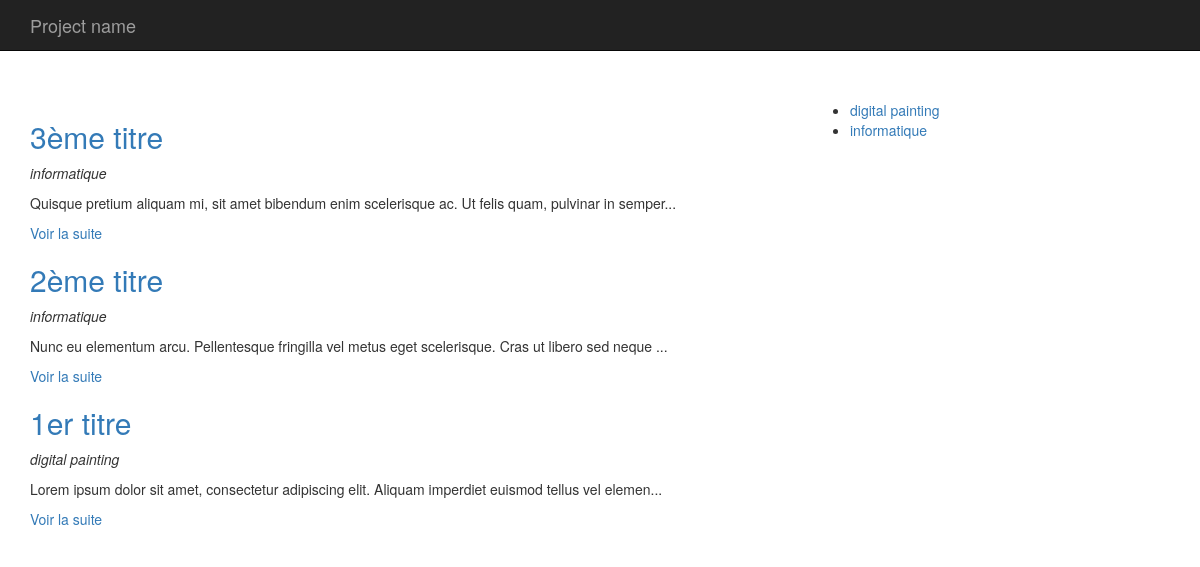
The page / on the database its author committed.
### tables this page shows
CREATE TABLE `articles` (
  `id` int(11) NOT NULL,
  `titre` varchar(255) DEFAULT NULL,
  `contenu` longtext,
  `date` datetime DEFAULT NULL,
  `category_id` int(11) DEFAULT NULL
);

CREATE TABLE `categories` (
  `id` int(11) NOT NULL,
  `titre` varchar(255) DEFAULT NULL
);

### app/App.php (called while the page is built, shortened)
<?php
    class App{
        private $db_instance;
        private static $_instance;
        public static function getInstance(){
            if(is_null(self::$_instance)){
                self::$_instance = new App();
            }
            return self::$_instance;
        }
        public static function load(){
            require ROOT . '/app/Autoloader.php';
            require ROOT . '/core/Autoloader.php';
        }
        public function getTable($name){
            return new $class_name($this->getDb());
        }
        public function getDb(){
            $config = config::getInstance(ROOT . '/config/config.php');
            if(is_null($this->db_instance)){
                $this->db_instance = new MysqlDatabase($config->get('db_name'), $config->get('db_user'), $config->get('db_pass'), $config->get('db_host'));
            }
            return $this->db_instance;
        }
    }
?>

### app/Autoloader.php (called while the page is built, shortened)
<?php
  class Autoloader{
      static function autoload($class){
          if (strpos($class, __NAMESPACE__ . '\\') === 0){
              $class = str_replace(__NAMESPACE__ . '\\', '', $class);
              $class = str_replace('\\', '/', $class);
          }
      }
  }

### core/Autoloader.php (called while the page is built, shortened)
<?php
  class Autoloader{
      static function autoload($class){
          if (strpos($class, __NAMESPACE__ . '\\') === 0){
              $class = str_replace(__NAMESPACE__ . '\\', '', $class);
              $class = str_replace('\\', '/', $class);
          }
      }
  }

### config/config.php (called while the page is built)
<?php
    return array(
      "db_user" => "root",
      "db_pass" => "root",
      "db_host" => "localhost",
      "db_name" => "blog"
  );
?>

### core/Config.php (called while the page is built, shortened)
<?php
    class Config{
        private $settings = [];
        private static $_instance;
        public static function getInstance($file){
            if(is_null(self::$_instance)){
                self::$_instance = new Config($file);
            }
            return self::$_instance;
        }
        public function __construct($file){
            $this->settings = require($file);
        }
        public function get($key){
            return $this->settings[$key];
        }
    }
?>

### core/Table/Table.php (called while the page is built, shortened)
<?php
    class Table{
      protected $table;
      protected $db;
        public function __construct(Database $db){
            $this->db = $db;
        }
      public function all(){
          return $this->query("SELECT * FROM " . $this->table);
      }
        public function query($statement, $attributes = null, $one = false){
            if($attributes){
                return $this->db->prepare(
                    $statement,
                    $attributes,
                    str_replace('Table', 'Entity', get_class($this)),
                    $one
                );
            }
            else{
                return $this->db->query(
                    $statement,
                    str_replace('Table', 'Entity', get_class($this)),
                    $one
                );
            }
        }
    }
?>

### core/Database/MysqlDatabase.php (called while the page is built, shortened)
<?php
    class MysqlDatabase extends Database{
        private $pdo;
        private function getPDO(){
            if($this->pdo === null){
                $pdo = new PDO('mysql:dbname=blog;host=localhost', 'root', 'root');
                $pdo->setAttribute(PDO::ATTR_ERRMODE, PDO::ERRMODE_EXCEPTION);
                $this->pdo = $pdo;
            }
            return $this->pdo;
        }
        public function query($statement, $class_name = null, $one = false){
            $req = $this->getPDO()->query($statement);
            if($class_name === null){
                $req->setFetchMode(PDO::FETCH_OBJ);
            }
            else{
                $req->setFetchMode(PDO::FETCH_CLASS, $class_name);
            }
            if($one){
                $datas = $req->fetch();
            }
            else{
                $datas = $req->fetchAll();
            }
            return $datas;
        }
    }
?>

### app/Table/PostTable.php (called while the page is built, shortened)
<?php
    class PostTable extends Table{
        public function last(){
            return $this->query("
                SELECT articles.id, articles.titre, articles.contenu, articles.date, categories.titre as categorie
                FROM articles
                LEFT JOIN categories ON category_id = categories.id
                ORDER BY articles.date DESC
            ");
        }
    }
?>

### core/Entity/Entity.php (called while the page is built, shortened)
<?php
    class Entity{
        public function __get($key){
            $method = 'get' . ucfirst($key);
            $this->$key = $this->$method();
            return $this->$key;
        }
    }
?>

### app/Entity/CategoryEntity.php (called while the page is built, shortened)
<?php
    class CategoryEntity extends Entity{
        public function getUrl(){
          return 'index.php?p=posts.category&id=' . $this->id;
        }
    }
?>

### pages/posts/home.php (the view)
<div class="row">
	<div class="col-sm-8">
		<?php
		    foreach (App::getInstance()->getTable('Post')->last() as $post) :
		?>
		        <h2><a href="<?= $post->url; ?>"><?= $post->titre; ?></a></h2>
		        <p><em><?= $post->categorie; ?></em></p>
		        <p><?= $post->extrait; ?></p>
		<?php endforeach; ?>
	</div>
	<div class="col-sm-4">
	    <ul>
	    	<?php foreach (App::getInstance()->getTable('Category')->all() as $categorie) : ?>
            	<li><a href="<?= $categorie->url; ?>"><?= $categorie->titre; ?></a></li>
       		<?php endforeach; ?>
	    </ul>
	</div>
</div>

### app/Entity/PostEntity.php (shortened to what this page needs)
<?php
    class PostEntity extends Entity{
        public function getUrl(){
          return 'index.php?p=posts.single&id=' . $this->id;
        }
        public function getExtrait(){
          $html = '<p>' . substr($this->contenu, 0, 100) . '...</p>';
          $html .= '<p><a href="' . $this->getUrl() . '">Voir la suite</a></p>';
          return $html;
        }
    }
?>

### rows shown on the page
articles: titre "3ème titre", category.titre "informatique", contenu "Quisque pretium aliquam mi, sit amet bibendum enim scelerisque ac. Ut felis quam, pulvinar in semper"
articles: titre "2ème titre", category.titre "informatique", contenu "Nunc eu elementum arcu. Pellentesque fringilla vel metus eget scelerisque. Cras ut libero sed neque"
articles: titre "1er titre", category.titre "digital painting", contenu "Lorem ipsum dolor sit amet, consectetur adipiscing elit. Aliquam imperdiet euismod tellus vel elemen"
categories: titre "digital painting"
categories: titre "informatique"
